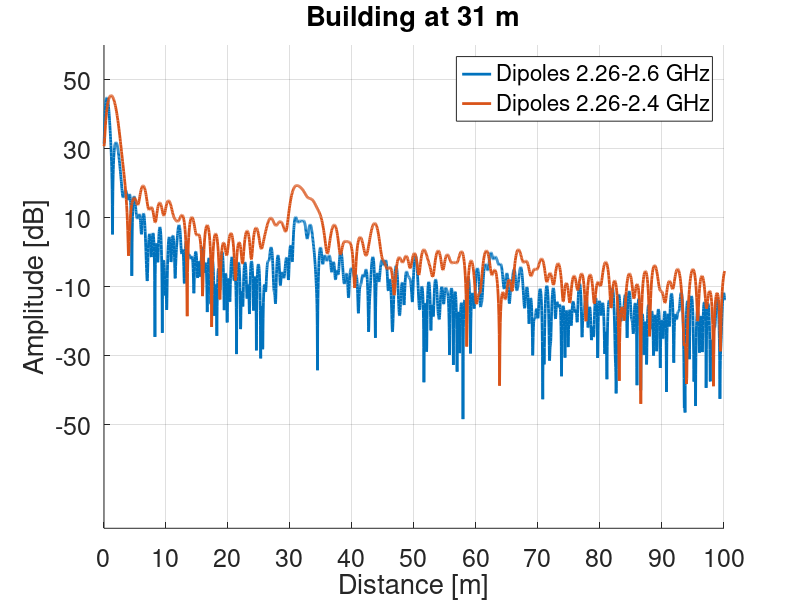
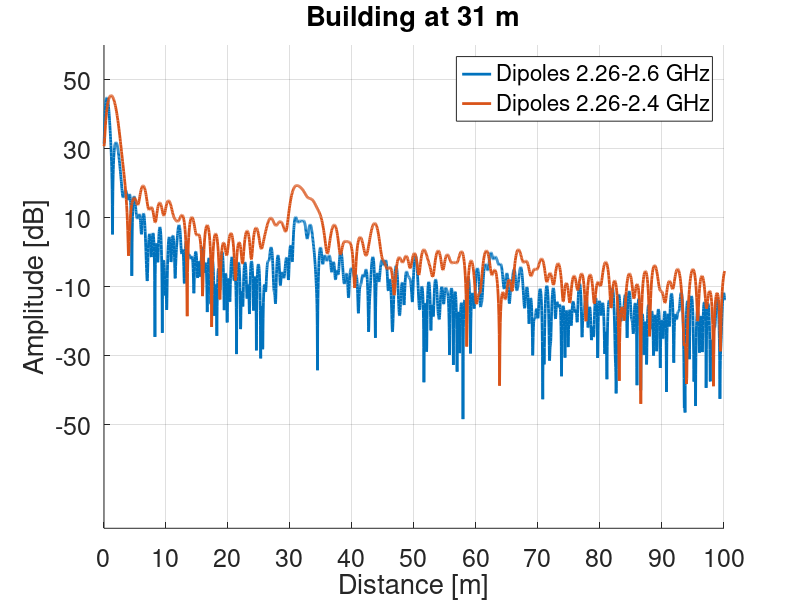

Source code (MATLAB) for these figures, in order:
figure;
hold on;

% load('edificio_yagi_226_260')
% plot(x,y(1:end/2),'linewidth',2);
% 
% load('edificio_yagi_226_240')
% plot(x,y(1:end/2),'linewidth',2);

load('edificio_dipolo_226_260')
plot(x,y(1:end/2),'linewidth',2);

load('edificio_dipolo_226_240')
plot(x,y(1:end/2),'linewidth',2);

legend('Dipoles 2.26-2.6 GHz','Dipoles 2.26-2.4 GHz')
xlabel('Distance [m]')
ylabel('Amplitude [dB]')
title('Building at 31 m');
set(gcf, 'color', 'w')
set(gca, 'fontsize', 18)
grid on
xlim([0 100])
xticks([0:10:100])
yticks([-50:20:50])

print('SYS_Building','-depsc')
savefig('SYS_Building')